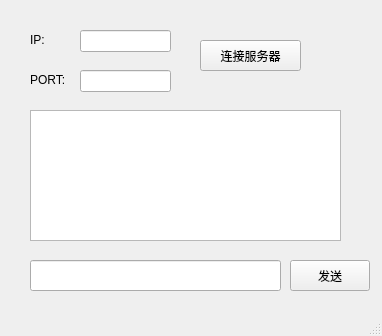
<?xml version="1.0" encoding="UTF-8"?>
<ui version="4.0">
 <class>MainWindow</class>
 <widget class="QMainWindow" name="MainWindow">
  <property name="geometry">
   <rect>
    <x>0</x>
    <y>0</y>
    <width>382</width>
    <height>336</height>
   </rect>
  </property>
  <property name="windowTitle">
   <string>MainWindow</string>
  </property>
  <widget class="QWidget" name="centralwidget">
   <widget class="QPushButton" name="pBt_connect">
    <property name="geometry">
     <rect>
      <x>200</x>
      <y>40</y>
      <width>101</width>
      <height>31</height>
     </rect>
    </property>
    <property name="text">
     <string>连接服务器</string>
    </property>
   </widget>
   <widget class="QLabel" name="label">
    <property name="geometry">
     <rect>
      <x>30</x>
      <y>30</y>
      <width>31</width>
      <height>20</height>
     </rect>
    </property>
    <property name="text">
     <string>IP:</string>
    </property>
   </widget>
   <widget class="QLabel" name="label_2">
    <property name="geometry">
     <rect>
      <x>30</x>
      <y>70</y>
      <width>41</width>
      <height>20</height>
     </rect>
    </property>
    <property name="text">
     <string>PORT:</string>
    </property>
   </widget>
   <widget class="QLineEdit" name="lineEdit_PORT">
    <property name="geometry">
     <rect>
      <x>80</x>
      <y>70</y>
      <width>91</width>
      <height>22</height>
     </rect>
    </property>
   </widget>
   <widget class="QTextEdit" name="textEdit_display">
    <property name="geometry">
     <rect>
      <x>30</x>
      <y>110</y>
      <width>311</width>
      <height>131</height>
     </rect>
    </property>
   </widget>
   <widget class="QLineEdit" name="lineEdit_message">
    <property name="geometry">
     <rect>
      <x>30</x>
      <y>260</y>
      <width>251</width>
      <height>31</height>
     </rect>
    </property>
   </widget>
   <widget class="QPushButton" name="pBt_send">
    <property name="geometry">
     <rect>
      <x>290</x>
      <y>260</y>
      <width>80</width>
      <height>31</height>
     </rect>
    </property>
    <property name="text">
     <string>发送</string>
    </property>
   </widget>
   <widget class="QLineEdit" name="lineEdit_IP">
    <property name="geometry">
     <rect>
      <x>80</x>
      <y>30</y>
      <width>91</width>
      <height>22</height>
     </rect>
    </property>
   </widget>
  </widget>
  <widget class="QMenuBar" name="menubar">
   <property name="geometry">
    <rect>
     <x>0</x>
     <y>0</y>
     <width>382</width>
     <height>17</height>
    </rect>
   </property>
  </widget>
  <widget class="QStatusBar" name="statusbar"/>
 </widget>
 <resources/>
 <connections/>
</ui>
